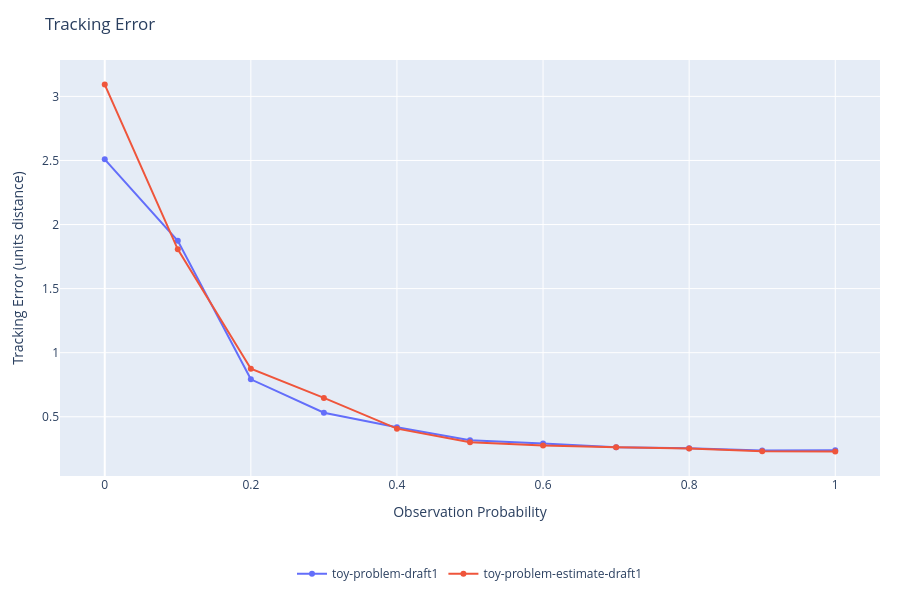
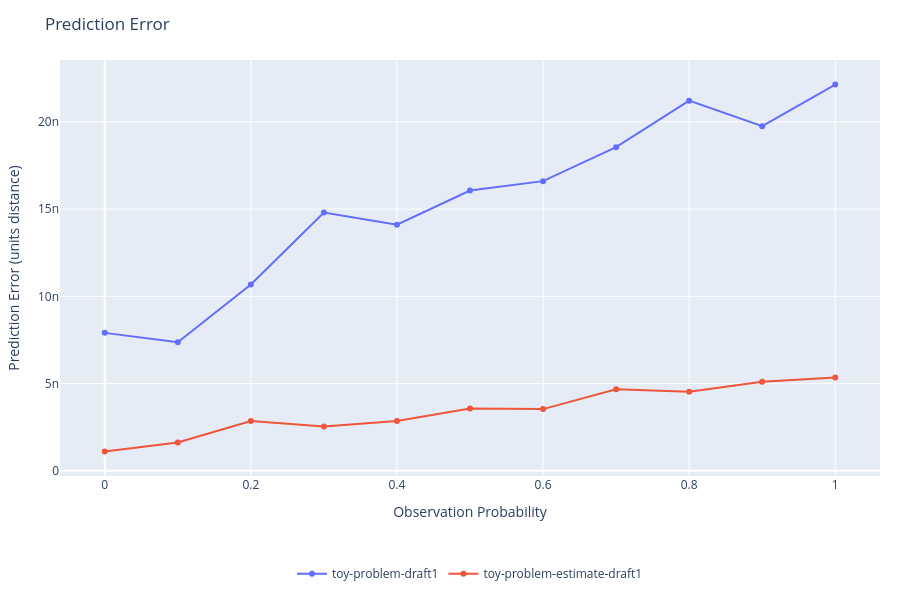
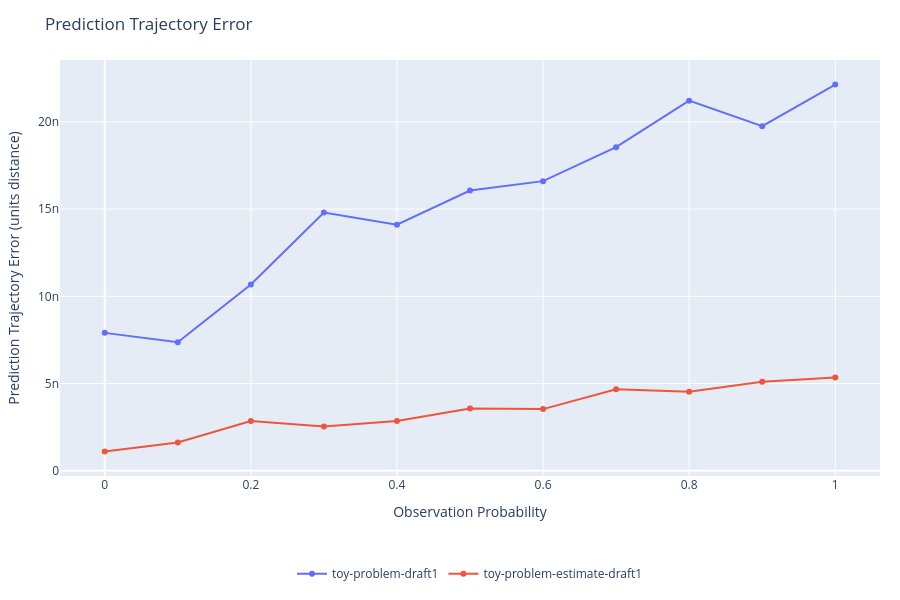
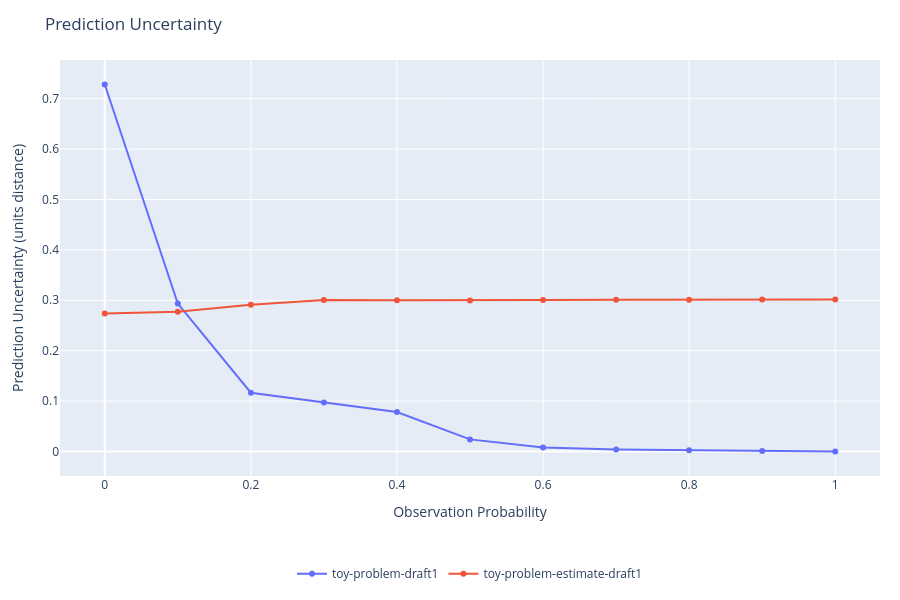

Notebook source saved alongside these figures, in order:
### Code cell
import plotly.graph_objects as go
import numpy as np

# Data for plotting
categories = {
    'tracking_error_mean': {
        'title': 'Tracking Error',
        'ylabel': 'Tracking Error (units distance)',
        'xlabel': 'Observation Probability',
        # Average over all episodes and all timesteps.
        'y': {
            series: [np.mean(output[series][experiment]['tracking_error_mean']) for experiment in output[series]]
                for series in output
        }
    },
    'prediction_error_mean': {
        'title': 'Prediction Error',
        'ylabel': 'Prediction Error (units distance)',
        'xlabel': 'Observation Probability',
        # Average over all episodes and all timesteps.
        'y': {
            series: [np.mean(output[series][experiment]['prediction_error_mean']) for experiment in output[series]]
                for series in output
        }
    },
    'prediction_trajectory_error_mean': {
        'title': 'Prediction Trajectory Error',
        'ylabel': 'Prediction Trajectory Error (units distance)',
        'xlabel': 'Observation Probability',
        # Average over all episodes and all timesteps.
        'y': {
            series: [np.mean(output[series][experiment]['prediction_trajectory_error_mean']) for experiment in output[series]]
                for series in output
        }
    },
    'prediction_uncertainty_mean': {
        'title': 'Prediction Uncertainty',
        'ylabel': 'Prediction Uncertainty (units distance)',
        'xlabel': 'Observation Probability',
        # Average over all episodes and all timesteps.
        'y': {
            series: [np.mean(output[series][experiment]['prediction_uncertainty_mean']) for experiment in output[series]]
                for series in output
        }
    },
    # 'prediction_uncertainty_error_correlation': {
    #     'title': 'Correlation between Prediction Uncertainty and Prediction Error',
    #     'ylabel': 'Correlation Coefficient',
    #     'xlabel': 'Observation Probability',
    #     # Average over all episodes and all timesteps.
    #     'y': {
    #         series: [np.mean(output[series][experiment]['prediction_uncertainty_error_correlation']) for experiment in output[series]]
    #             for series in output
    #     }
    # },
    'prediction_uncertainty_gap_mean': {
        'title': 'Prediction Uncertainty Gap',
        'ylabel': 'Prediction Uncertainty Gap (units distance)',
        'xlabel': 'Observation Probability',
        # Average over all episodes and all timesteps.
        'y': {
            series: [np.mean(output[series][experiment]['prediction_uncertainty_gap_mean']) for experiment in output[series]]
                for series in output
        }
    },
    'prediction_uncertainty_gap_min': {
        'title': 'Prediction Uncertainty Gap (Min)',
        'ylabel': 'Prediction Uncertainty Gap Min (units distance)',
        'xlabel': 'Observation Probability',
        # Average over all episodes and all timesteps.
        'y': {
            series: [np.mean(output[series][experiment]['prediction_uncertainty_gap_min']) for experiment in output[series]]
                for series in output
        }
    },
    'prediction_uncertainty_gap_max': {
        'title': 'Prediction Uncertainty Gap (Max)',
        'ylabel': 'Prediction Uncertainty Gap Max (units distance)',
        'xlabel': 'Observation Probability',
        # Average over all episodes and all timesteps.
        'y': {
            series: [np.mean(output[series][experiment]['prediction_uncertainty_gap_max']) for experiment in output[series]]
                for series in output
        }
    }
}

# Miscelaneous statistics.
timesteps = [np.max([np.max(output[series][experiment]['deltaSteps'].shape[1]) for experiment in output[series]]) for series in output]

for category in categories:
    fig = go.Figure()
    x = categories[category].get('x', None)
    
    if type(categories[category]['y']) == dict:
        for series, values in categories[category]['y'].items():
            print(f"{category} - {series}: {values}")
            x_local = x
            if x_local is None:
                x_local = np.linspace(0, 1, len(values))
            fig.add_trace(go.Scatter(
                x=x_local,
                y=values,
                mode='lines+markers',
                name=series,
                hovertemplate='%{x:.2f}: %{y:.4f}<extra></extra>'
            ))
    else:
        values = categories[category]['y']
        x_local = x
        if x_local is None:
            x_local = np.linspace(0, 1, len(values))
        fig.add_trace(go.Scatter(
            x=x_local,
            y=values,
            mode='lines+markers',
            hovertemplate='%{x:.2f}: %{y:.4f}<extra></extra>'
        ))
    
    title = categories[category]['title']
    xlabel = 'Scenario' if "xlabel" not in categories[category] else categories[category]['xlabel']
    ylabel = f"Timesteps out of {timesteps}" if "ylabel" not in categories[category] else categories[category]['ylabel']
    
    fig.update_layout(
        # title=f"{title}: avg. over {args['eval_episodes']['value']} episodes, seed {args['seed']['value']}",
        title=f"{title}",
        xaxis_title=xlabel,
        yaxis_title=ylabel,
        hovermode='closest',
        showlegend=True,
        autosize=True,
        height=600,
        margin=dict(l=60, r=20, t=60, b=120),
        legend=dict(
            orientation='h',
            yanchor='top',
            y=-0.2,
            xanchor='center',
            x=0.5
        ),
    )
    
    fig.show()

### Figure 1 — Plotly figure (JSON) as saved in the notebook; plotly's stock layout.template omitted (floating-point values rounded to 4 significant figures)
{"data": [{"hovertemplate": "%{x:.2f}: %{y:.4f}<extra></extra>", "mode": "lines+markers", "name": "toy-problem-draft1", "type": "scatter", "x": [0.0, 0.1, 0.2, 0.3, 0.4, 0.5, 0.6, 0.7, 0.8, 0.9, 1.0], "y": [2.509, 1.873, 0.7923, 0.5312, 0.4176, 0.3162, 0.2919, 0.2624, 0.2541, 0.2365, 0.2394]}, {"hovertemplate": "%{x:.2f}: %{y:.4f}<extra></extra>", "mode": "lines+markers", "name": "toy-problem-estimate-draft1", "type": "scatter", "x": [0.0, 0.1, 0.2, 0.3, 0.4, 0.5, 0.6, 0.7, 0.8, 0.9, 1.0], "y": [3.092, 1.806, 0.875, 0.647, 0.407, 0.3016, 0.2766, 0.2615, 0.2525, 0.231, 0.2292]}], "layout": {"autosize": true, "height": 600, "hovermode": "closest", "legend": {"orientation": "h", "x": 0.5, "xanchor": "center", "y": -0.2, "yanchor": "top"}, "margin": {"b": 120, "l": 60, "r": 20, "t": 60}, "showlegend": true, "title": {"text": "Tracking Error"}, "xaxis": {"title": {"text": "Observation Probability"}}, "yaxis": {"title": {"text": "Tracking Error (units distance)"}}}}

### Figure 2 — Plotly figure (JSON) as saved in the notebook; plotly's stock layout.template omitted (floating-point values rounded to 4 significant figures)
{"data": [{"hovertemplate": "%{x:.2f}: %{y:.4f}<extra></extra>", "mode": "lines+markers", "name": "toy-problem-draft1", "type": "scatter", "x": [0.0, 0.1, 0.2, 0.3, 0.4, 0.5, 0.6, 0.7, 0.8, 0.9, 1.0], "y": [7.906e-09, 7.37e-09, 1.068e-08, 1.48e-08, 1.411e-08, 1.606e-08, 1.66e-08, 1.855e-08, 2.121e-08, 1.975e-08, 2.214e-08]}, {"hovertemplate": "%{x:.2f}: %{y:.4f}<extra></extra>", "mode": "lines+markers", "name": "toy-problem-estimate-draft1", "type": "scatter", "x": [0.0, 0.1, 0.2, 0.3, 0.4, 0.5, 0.6, 0.7, 0.8, 0.9, 1.0], "y": [1.11e-09, 1.621e-09, 2.857e-09, 2.536e-09, 2.86e-09, 3.576e-09, 3.537e-09, 4.672e-09, 4.536e-09, 5.101e-09, 5.35e-09]}], "layout": {"autosize": true, "height": 600, "hovermode": "closest", "legend": {"orientation": "h", "x": 0.5, "xanchor": "center", "y": -0.2, "yanchor": "top"}, "margin": {"b": 120, "l": 60, "r": 20, "t": 60}, "showlegend": true, "title": {"text": "Prediction Error"}, "xaxis": {"title": {"text": "Observation Probability"}}, "yaxis": {"title": {"text": "Prediction Error (units distance)"}}}}

### Figure 3 — Plotly figure (JSON) as saved in the notebook; plotly's stock layout.template omitted (floating-point values rounded to 4 significant figures)
{"data": [{"hovertemplate": "%{x:.2f}: %{y:.4f}<extra></extra>", "mode": "lines+markers", "name": "toy-problem-draft1", "type": "scatter", "x": [0.0, 0.1, 0.2, 0.3, 0.4, 0.5, 0.6, 0.7, 0.8, 0.9, 1.0], "y": [7.906e-09, 7.37e-09, 1.068e-08, 1.48e-08, 1.411e-08, 1.606e-08, 1.66e-08, 1.855e-08, 2.121e-08, 1.975e-08, 2.214e-08]}, {"hovertemplate": "%{x:.2f}: %{y:.4f}<extra></extra>", "mode": "lines+markers", "name": "toy-problem-estimate-draft1", "type": "scatter", "x": [0.0, 0.1, 0.2, 0.3, 0.4, 0.5, 0.6, 0.7, 0.8, 0.9, 1.0], "y": [1.11e-09, 1.621e-09, 2.857e-09, 2.536e-09, 2.86e-09, 3.576e-09, 3.537e-09, 4.672e-09, 4.536e-09, 5.101e-09, 5.35e-09]}], "layout": {"autosize": true, "height": 600, "hovermode": "closest", "legend": {"orientation": "h", "x": 0.5, "xanchor": "center", "y": -0.2, "yanchor": "top"}, "margin": {"b": 120, "l": 60, "r": 20, "t": 60}, "showlegend": true, "title": {"text": "Prediction Trajectory Error"}, "xaxis": {"title": {"text": "Observation Probability"}}, "yaxis": {"title": {"text": "Prediction Trajectory Error (units distance)"}}}}

### Figure 4 — Plotly figure (JSON) as saved in the notebook; plotly's stock layout.template omitted (floating-point values rounded to 4 significant figures)
{"data": [{"hovertemplate": "%{x:.2f}: %{y:.4f}<extra></extra>", "mode": "lines+markers", "name": "toy-problem-draft1", "type": "scatter", "x": [0.0, 0.1, 0.2, 0.3, 0.4, 0.5, 0.6, 0.7, 0.8, 0.9, 1.0], "y": [0.7282, 0.2935, 0.1166, 0.09714, 0.07821, 0.02396, 0.007848, 0.003667, 0.002471, 0.0008989, 1.097e-14]}, {"hovertemplate": "%{x:.2f}: %{y:.4f}<extra></extra>", "mode": "lines+markers", "name": "toy-problem-estimate-draft1", "type": "scatter", "x": [0.0, 0.1, 0.2, 0.3, 0.4, 0.5, 0.6, 0.7, 0.8, 0.9, 1.0], "y": [0.2738, 0.2771, 0.2913, 0.3004, 0.2999, 0.2996, 0.3005, 0.3009, 0.3013, 0.3014, 0.3013]}], "layout": {"autosize": true, "height": 600, "hovermode": "closest", "legend": {"orientation": "h", "x": 0.5, "xanchor": "center", "y": -0.2, "yanchor": "top"}, "margin": {"b": 120, "l": 60, "r": 20, "t": 60}, "showlegend": true, "title": {"text": "Prediction Uncertainty"}, "xaxis": {"title": {"text": "Observation Probability"}}, "yaxis": {"title": {"text": "Prediction Uncertainty (units distance)"}}}}
